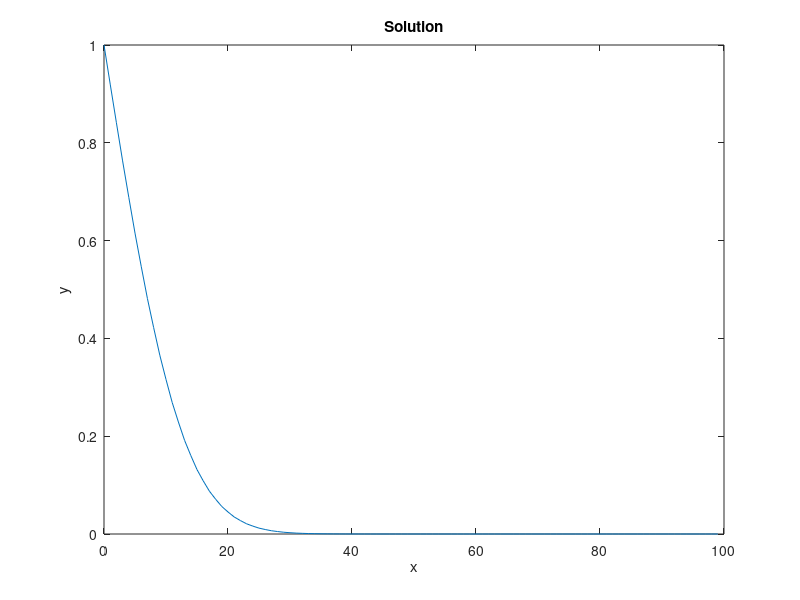

Recreate this plot in MATLAB.
clear;close all;clc;

% Input parameters.
nodes = 100; % x nodes, y nodes.
dx = 1; % spacing in x.
dt = 1; % timestep.
timesteps = 200;
alpha = 0.25; % Physical constant.
twall = 1.0; % Left-hand wall temperature.

% Derived inputs.
L = dx*(nodes-1); % x , y dimensions of physical domain.
c = dx/dt;
csq = c.^2;
omega = 1 / (alpha/(dt*csq)+0.5);

% Initialize.
x = linspace(0,L,nodes)';
rho = zeros(nodes,1);
f1 = zeros(nodes,1);
f2 = zeros(nodes,1);

% Main loop.
for iter = 1:timesteps
    % Collision
    rho = f1 + f2;
    feq = 0.5*rho;
    % Since k1 = k2 = 0.5, then feq1 = feq2 = feq.
    f1 = omega*feq + (1-omega)*f1;
    f2 = omega*feq + (1-omega)*f2;
    % Streaming
    f1(2:end-1) = f1(1:end-2);
    f2(1:end-1) = f2(2:end);
    % Boundary conditions
    f1(1) = twall - f2(1); % T = twall, x = 0.
    f1(end) = f1(end-1); % adiabatic, x = L.
    f2(end) = f2(end-1); % adiabatic, x = L.
end

% Plotting results!
plot(x, rho);
title('Solution');
xlabel('x');
ylabel('y');





